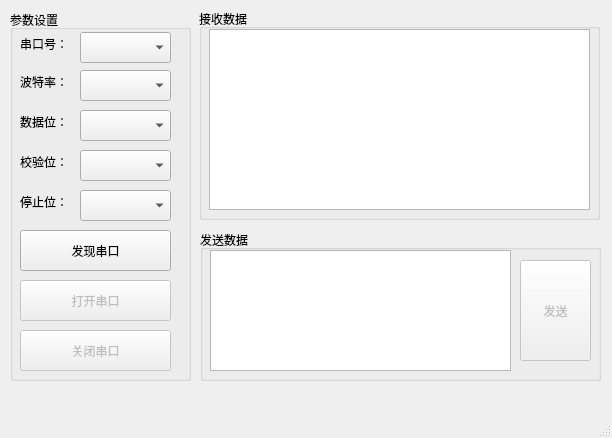
<?xml version="1.0" encoding="UTF-8"?>
<ui version="4.0">
 <class>MainWindow</class>
 <widget class="QMainWindow" name="MainWindow">
  <property name="geometry">
   <rect>
    <x>0</x>
    <y>0</y>
    <width>612</width>
    <height>438</height>
   </rect>
  </property>
  <property name="windowTitle">
   <string>MainWindow</string>
  </property>
  <widget class="QWidget" name="centralwidget">
   <widget class="QGroupBox" name="gbox1">
    <property name="geometry">
     <rect>
      <x>10</x>
      <y>10</y>
      <width>181</width>
      <height>371</height>
     </rect>
    </property>
    <property name="title">
     <string>参数设置</string>
    </property>
    <widget class="QLabel" name="label">
     <property name="geometry">
      <rect>
       <x>10</x>
       <y>24</y>
       <width>54</width>
       <height>20</height>
      </rect>
     </property>
     <property name="text">
      <string>串口号：</string>
     </property>
    </widget>
    <widget class="QComboBox" name="tb_PName">
     <property name="geometry">
      <rect>
       <x>70</x>
       <y>22</y>
       <width>91</width>
       <height>31</height>
      </rect>
     </property>
    </widget>
    <widget class="QComboBox" name="tb_PRate">
     <property name="geometry">
      <rect>
       <x>70</x>
       <y>60</y>
       <width>91</width>
       <height>31</height>
      </rect>
     </property>
    </widget>
    <widget class="QLabel" name="label_2">
     <property name="geometry">
      <rect>
       <x>10</x>
       <y>62</y>
       <width>54</width>
       <height>20</height>
      </rect>
     </property>
     <property name="text">
      <string>波特率：</string>
     </property>
    </widget>
    <widget class="QComboBox" name="tb_PBit">
     <property name="geometry">
      <rect>
       <x>70</x>
       <y>100</y>
       <width>91</width>
       <height>31</height>
      </rect>
     </property>
    </widget>
    <widget class="QLabel" name="label_3">
     <property name="geometry">
      <rect>
       <x>10</x>
       <y>102</y>
       <width>54</width>
       <height>20</height>
      </rect>
     </property>
     <property name="text">
      <string>数据位：</string>
     </property>
    </widget>
    <widget class="QLabel" name="label_4">
     <property name="geometry">
      <rect>
       <x>10</x>
       <y>142</y>
       <width>54</width>
       <height>20</height>
      </rect>
     </property>
     <property name="text">
      <string>校验位：</string>
     </property>
    </widget>
    <widget class="QLabel" name="label_5">
     <property name="geometry">
      <rect>
       <x>10</x>
       <y>182</y>
       <width>54</width>
       <height>20</height>
      </rect>
     </property>
     <property name="text">
      <string>停止位：</string>
     </property>
    </widget>
    <widget class="QComboBox" name="tb_PParity">
     <property name="geometry">
      <rect>
       <x>70</x>
       <y>140</y>
       <width>91</width>
       <height>31</height>
      </rect>
     </property>
    </widget>
    <widget class="QComboBox" name="tb_PStop">
     <property name="geometry">
      <rect>
       <x>70</x>
       <y>180</y>
       <width>91</width>
       <height>31</height>
      </rect>
     </property>
    </widget>
    <widget class="QPushButton" name="btn_Find">
     <property name="geometry">
      <rect>
       <x>10</x>
       <y>220</y>
       <width>151</width>
       <height>41</height>
      </rect>
     </property>
     <property name="cursor">
      <cursorShape>PointingHandCursor</cursorShape>
     </property>
     <property name="text">
      <string>发现串口</string>
     </property>
    </widget>
    <widget class="QPushButton" name="btn_Open">
     <property name="enabled">
      <bool>false</bool>
     </property>
     <property name="geometry">
      <rect>
       <x>10</x>
       <y>270</y>
       <width>151</width>
       <height>41</height>
      </rect>
     </property>
     <property name="cursor">
      <cursorShape>PointingHandCursor</cursorShape>
     </property>
     <property name="text">
      <string>打开串口</string>
     </property>
    </widget>
    <widget class="QPushButton" name="btn_Close">
     <property name="enabled">
      <bool>false</bool>
     </property>
     <property name="geometry">
      <rect>
       <x>10</x>
       <y>320</y>
       <width>151</width>
       <height>41</height>
      </rect>
     </property>
     <property name="cursor">
      <cursorShape>PointingHandCursor</cursorShape>
     </property>
     <property name="text">
      <string>关闭串口</string>
     </property>
    </widget>
   </widget>
   <widget class="QGroupBox" name="groupBox">
    <property name="geometry">
     <rect>
      <x>199</x>
      <y>9</y>
      <width>401</width>
      <height>211</height>
     </rect>
    </property>
    <property name="title">
     <string>接收数据</string>
    </property>
    <widget class="QTextEdit" name="tb_Receive">
     <property name="geometry">
      <rect>
       <x>10</x>
       <y>20</y>
       <width>381</width>
       <height>181</height>
      </rect>
     </property>
    </widget>
   </widget>
   <widget class="QGroupBox" name="groupBox_2">
    <property name="geometry">
     <rect>
      <x>200</x>
      <y>230</y>
      <width>401</width>
      <height>151</height>
     </rect>
    </property>
    <property name="title">
     <string>发送数据</string>
    </property>
    <widget class="QTextEdit" name="tb_Send">
     <property name="geometry">
      <rect>
       <x>10</x>
       <y>20</y>
       <width>301</width>
       <height>121</height>
      </rect>
     </property>
    </widget>
    <widget class="QPushButton" name="btn_Send">
     <property name="enabled">
      <bool>false</bool>
     </property>
     <property name="geometry">
      <rect>
       <x>320</x>
       <y>30</y>
       <width>71</width>
       <height>101</height>
      </rect>
     </property>
     <property name="text">
      <string>发送</string>
     </property>
    </widget>
   </widget>
  </widget>
  <widget class="QMenuBar" name="menubar">
   <property name="geometry">
    <rect>
     <x>0</x>
     <y>0</y>
     <width>612</width>
     <height>26</height>
    </rect>
   </property>
  </widget>
  <widget class="QStatusBar" name="statusbar"/>
 </widget>
 <resources/>
 <connections/>
</ui>
